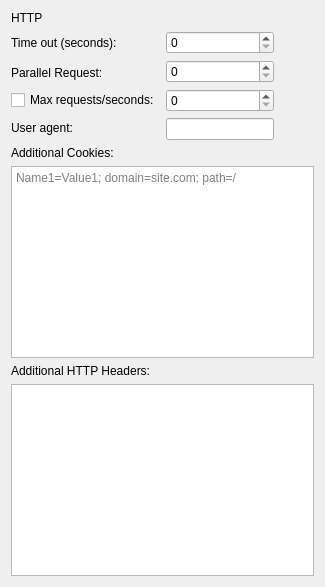
       <widget class="QWidget" name="tabHTTP">
        <attribute name="title">
         <string>HTTP</string>
        </attribute>
        <layout class="QGridLayout" name="gridLayout_5">
         <item row="0" column="0">
          <layout class="QVBoxLayout" name="verticalLayout_13">
           <item>
            <widget class="QLabel" name="labelHTTP">
             <property name="text">
              <string>HTTP</string>
             </property>
            </widget>
           </item>
           <item>
            <layout class="QHBoxLayout" name="horizontalLayout_11">
             <item>
              <layout class="QHBoxLayout" name="horizontalLayout_10">
               <item>
                <layout class="QVBoxLayout" name="verticalLayout_11">
                 <item>
                  <widget class="QLabel" name="labelHTimeout">
                   <property name="text">
                    <string>Time out (seconds):</string>
                   </property>
                  </widget>
                 </item>
                 <item>
                  <widget class="QLabel" name="labelHParrallel">
                   <property name="text">
                    <string>Parallel Request:</string>
                   </property>
                  </widget>
                 </item>
                 <item>
                  <widget class="QCheckBox" name="checkHMaxRequest">
                   <property name="text">
                    <string>Max requests/seconds:</string>
                   </property>
                  </widget>
                 </item>
                 <item>
                  <widget class="QLabel" name="labelHUserAgent">
                   <property name="text">
                    <string>User agent:</string>
                   </property>
                  </widget>
                 </item>
                </layout>
               </item>
               <item>
                <layout class="QVBoxLayout" name="verticalLayout_12">
                 <item>
                  <widget class="QSpinBox" name="spnHTimeout"/>
                 </item>
                 <item>
                  <widget class="QSpinBox" name="spnHParallel"/>
                 </item>
                 <item>
                  <widget class="QSpinBox" name="spnHMaxRequest"/>
                 </item>
                 <item>
                  <widget class="QLineEdit" name="edtHUserAgent"/>
                 </item>
                </layout>
               </item>
              </layout>
             </item>
             <item>
              <spacer name="horizontalSpacer_5">
               <property name="orientation">
                <enum>Qt::Orientation::Horizontal</enum>
               </property>
               <property name="sizeHint" stdset="0">
                <size>
                 <width>40</width>
                 <height>20</height>
                </size>
               </property>
              </spacer>
             </item>
            </layout>
           </item>
           <item>
            <widget class="QLabel" name="labelHAdditionalCookies">
             <property name="text">
              <string>Additional Cookies:</string>
             </property>
            </widget>
           </item>
           <item>
            <widget class="QPlainTextEdit" name="edtAdditionalCookies">
             <property name="placeholderText">
              <string>Name1=Value1; domain=site.com; path=/</string>
             </property>
            </widget>
           </item>
           <item>
            <widget class="QLabel" name="labelHAdditionalHTTP">
             <property name="text">
              <string>Additional HTTP Headers:</string>
             </property>
            </widget>
           </item>
           <item>
            <widget class="QPlainTextEdit" name="edtAdditionalHTTP"/>
           </item>
          </layout>
         </item>
        </layout>
       </widget>
